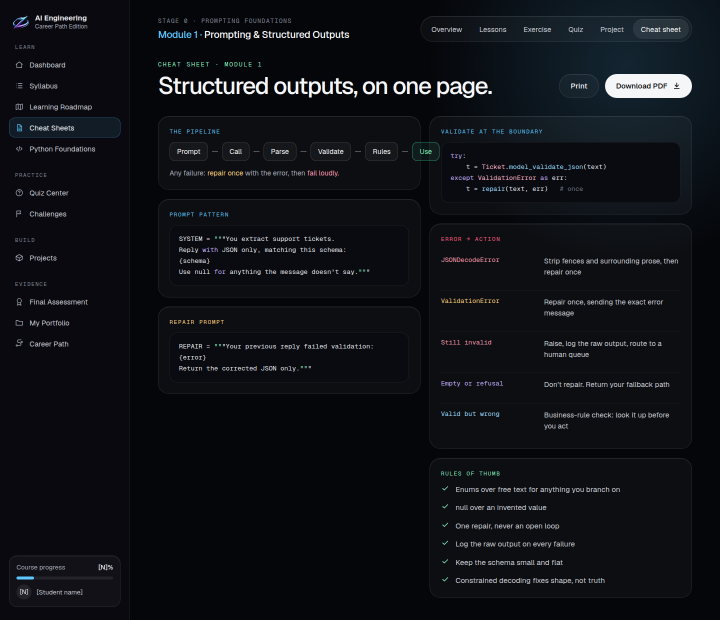
#> input picture halo/ai-engineering-course-handoff/reference/screenshots/ChapterCheatSheet.png, 1440 x 1240 px, given in place of ChapterCheatSheet.png.png, which was not available (shown at 1/2 size)
$ python compare.py ../../halo/ai-engineering-course-handoff/reference/screenshots/ChapterCheatSheet.png
#> lines starting #> are read from the running program, lines starting #| are printed output that depends on the picture; pictures that were not available may be replaced by others from this repository, and a replacement may not be noted
"""Diffs tests/visual/out/<name>.png against the design reference, top-aligned and cropped to the
shorter height (the design artboards carry trailing padding). Writes <name>.diff.png and prints the
share of pixels that differ by more than 24/255 in any channel."""
import sys
from pathlib import Path
import numpy as np
from PIL import Image

root = Path(__file__).resolve().parents[2]
ref_dir = root / "halo/ai-engineering-course-handoff/reference/screenshots"
out_dir = root / "tests/visual/out"
# Regions that show live data in the build but a placeholder in the design (sidebar progress card, avatar).
MASKS = {"default": [(0, 1130, 260, 1320)]}
for name in sys.argv[1:]:
    a = Image.open(ref_dir / f"{name}.png").convert("RGB")
#> a is the input picture: PIL image 1440x1240 RGB; mean R, G, B 15.6, 17.4, 22.3
    b = Image.open(out_dir / f"{name}.png").convert("RGB")
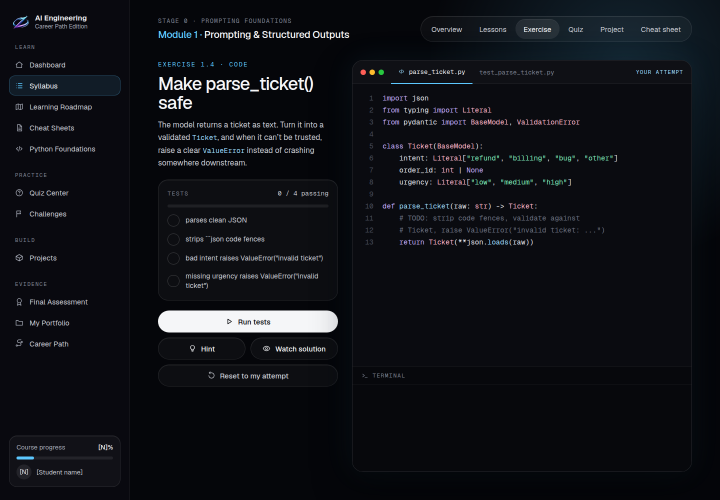
#> input picture halo/ai-engineering-course-handoff/reference/screenshots/ChapterExercise-1-start.png, 1440 x 1000 px, given in place of ChapterCheatSheet.png.png, which was not available (shown at 1/2 size)
#> b is the input picture: PIL image 1440x1000 RGB; mean R, G, B 15.8, 17.5, 22.5
    for (x0, y0, x1, y1) in MASKS["default"] if name.startswith("Chapter") else []:
        for im in (a, b):
            im.paste((0, 0, 0), (x0, y0, x1, y1))
    h = min(a.height, b.height)
#> h = 1000
    A = np.asarray(a.crop((0, 0, a.width, h))).astype(int)
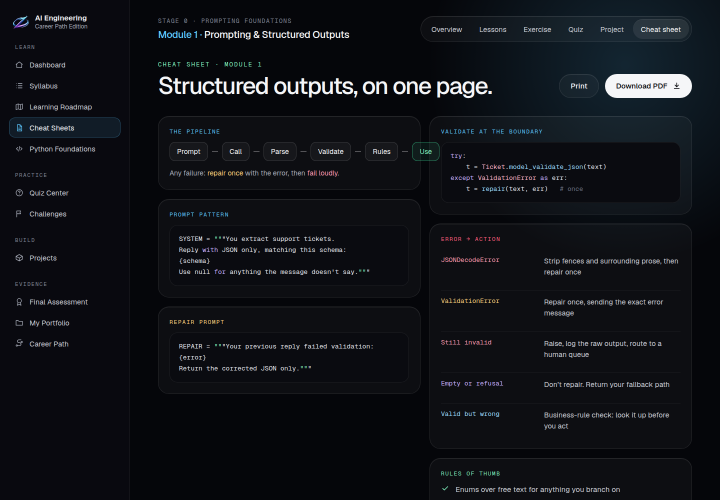
#> A: shape (1000, 1440, 3) int64 (shown at 1/2 size); mean R, G, B 16.7, 18.7, 23.7
    B = np.asarray(b.crop((0, 0, b.width, h))).astype(int)
    d = np.abs(A - B).max(axis=2)
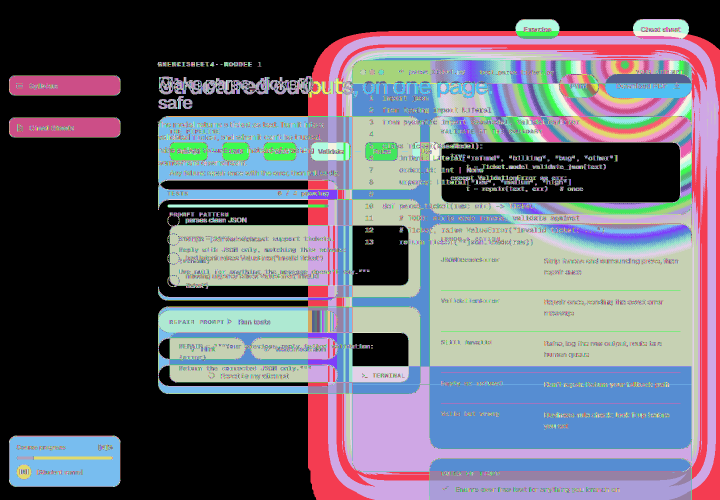
#> d: shape (1000, 1440) int64 (shown at 1/2 size); 253 distinct labels, from 0 to 252; one colour per label, 0 black
    frac = (d > 24).mean()
#> frac = 0.0954
    # Anti-aliasing-insensitive view: 4x4 box-filter both, then compare (layout/colour errors survive, glyph edges don't).
    def box(x):
        hh, ww = (x.shape[0] // 4) * 4, (x.shape[1] // 4) * 4
#> hh = 1000; ww = 1440
        return x[:hh, :ww].reshape(hh // 4, 4, ww // 4, 4, 3).mean(axis=(1, 3))
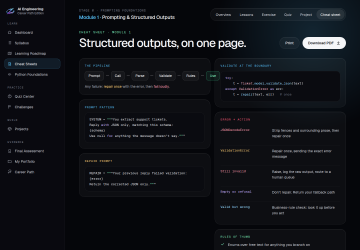
#> returned value: shape (250, 360, 3) float64; mean of channels 0, 1, 2 16.7, 18.7, 23.7; drawn as R, G, B
    ds = np.abs(box(A) - box(B)).max(axis=2)
#> in box (call 2), `return x[:hh, :ww].reshape(hh // 4, 4, ww // 4, 4, 3).mean(axis=(1, 3))`:
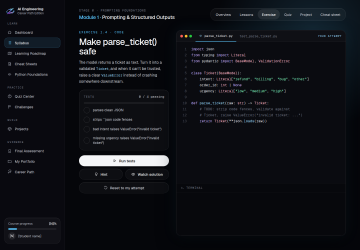
#> returned value: shape (250, 360, 3) float64; mean of channels 0, 1, 2 15.8, 17.5, 22.5; drawn as R, G, B
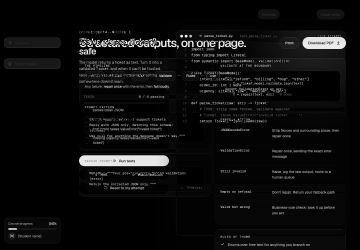
#> ds: shape (250, 360) float64; min 0, max 250, mean 14
    frac_s = (ds > 12).mean()
#> frac_s = 0.187
    Image.fromarray(np.clip(ds * 8, 0, 255).astype("uint8")).resize((A.shape[1], A.shape[0] // 4 * 4)).save(out_dir / f"{name}.diff.png")
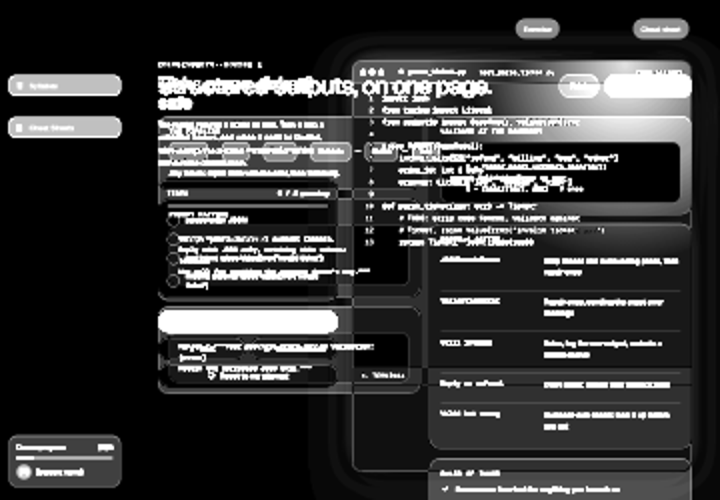
#> saved as ChapterCheatSheet.png.diff.png: PIL image 1440x1000 L (shown at 1/2 size); min 0, max 255, mean 55.9
    print(f"{name}: ref {a.size} mine {b.size} h={h} raw>24={frac:.2%} smoothed>12={frac_s:.3%}")
#| ../../halo/ai-engineering-course-handoff/reference/screenshots/ChapterCheatSheet.png: ref (1440, 1240) mine (1440, 1000) h=1000 raw>24=9.54% smoothed>12=18.721%
